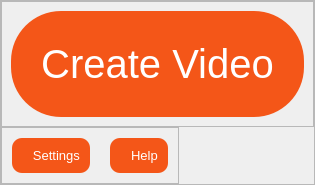
         <widget class="QWidget" name="home">
          <layout class="QHBoxLayout" name="horizontalLayout_5">
           <property name="spacing">
            <number>0</number>
           </property>
           <property name="leftMargin">
            <number>0</number>
           </property>
           <property name="topMargin">
            <number>0</number>
           </property>
           <property name="rightMargin">
            <number>0</number>
           </property>
           <property name="bottomMargin">
            <number>0</number>
           </property>
           <item>
            <widget class="QFrame" name="home_main">
             <property name="font">
              <font>
               <pointsize>8</pointsize>
              </font>
             </property>
             <property name="frameShape">
              <enum>QFrame::StyledPanel</enum>
             </property>
             <property name="frameShadow">
              <enum>QFrame::Raised</enum>
             </property>
             <layout class="QVBoxLayout" name="verticalLayout_2">
              <property name="spacing">
               <number>0</number>
              </property>
              <property name="leftMargin">
               <number>0</number>
              </property>
              <property name="topMargin">
               <number>0</number>
              </property>
              <property name="rightMargin">
               <number>0</number>
              </property>
              <property name="bottomMargin">
               <number>0</number>
              </property>
              <item alignment="Qt::AlignHCenter">
               <widget class="QFrame" name="home_content">
                <property name="sizePolicy">
                 <sizepolicy hsizetype="Preferred" vsizetype="Expanding">
                  <horstretch>0</horstretch>
                  <verstretch>0</verstretch>
                 </sizepolicy>
                </property>
                <property name="styleSheet">
                 <string notr="true">#create_button{
background: #F45618;
border-radius: 50px;
padding: 30px;
color: #fff;
}
#create_button::hover{
background: #bd4314;
}</string>
                </property>
                <property name="frameShape">
                 <enum>QFrame::StyledPanel</enum>
                </property>
                <property name="frameShadow">
                 <enum>QFrame::Raised</enum>
                </property>
                <layout class="QVBoxLayout" name="verticalLayout_3">
                 <item>
                  <widget class="QPushButton" name="create_button">
                   <property name="font">
                    <font>
                     <pointsize>30</pointsize>
                    </font>
                   </property>
                   <property name="layoutDirection">
                    <enum>Qt::LeftToRight</enum>
                   </property>
                   <property name="styleSheet">
                    <string notr="true"/>
                   </property>
                   <property name="text">
                    <string>Create Video</string>
                   </property>
                   <property name="icon">
                    <iconset>
                     <normaloff>svgs/plus.svg</normaloff>svgs/plus.svg</iconset>
                   </property>
                   <property name="iconSize">
                    <size>
                     <width>50</width>
                     <height>50</height>
                    </size>
                   </property>
                   <property name="autoDefault">
                    <bool>false</bool>
                   </property>
                  </widget>
                 </item>
                </layout>
               </widget>
              </item>
              <item alignment="Qt::AlignLeft">
               <widget class="QFrame" name="home_footer">
                <property name="styleSheet">
                 <string notr="true">QPushButton{
background: #F45618;
color: #fff;
padding: 10px;
margin: 10px;
border-radius: 10px;
}
QPushButton::hover{
background: #bd4314;
}</string>
                </property>
                <property name="frameShape">
                 <enum>QFrame::StyledPanel</enum>
                </property>
                <property name="frameShadow">
                 <enum>QFrame::Raised</enum>
                </property>
                <layout class="QHBoxLayout" name="horizontalLayout_6">
                 <property name="spacing">
                  <number>0</number>
                 </property>
                 <property name="leftMargin">
                  <number>0</number>
                 </property>
                 <property name="topMargin">
                  <number>0</number>
                 </property>
                 <property name="rightMargin">
                  <number>0</number>
                 </property>
                 <property name="bottomMargin">
                  <number>0</number>
                 </property>
                 <item>
                  <widget class="QPushButton" name="settings_button">
                   <property name="minimumSize">
                    <size>
                     <width>0</width>
                     <height>0</height>
                    </size>
                   </property>
                   <property name="font">
                    <font>
                     <pointsize>10</pointsize>
                    </font>
                   </property>
                   <property name="text">
                    <string>   Settings</string>
                   </property>
                   <property name="icon">
                    <iconset>
                     <normaloff>svgs/settings.svg</normaloff>svgs/settings.svg</iconset>
                   </property>
                  </widget>
                 </item>
                 <item>
                  <widget class="QPushButton" name="help_button">
                   <property name="font">
                    <font>
                     <pointsize>10</pointsize>
                    </font>
                   </property>
                   <property name="text">
                    <string>   Help</string>
                   </property>
                   <property name="icon">
                    <iconset>
                     <normaloff>svgs/help.svg</normaloff>svgs/help.svg</iconset>
                   </property>
                  </widget>
                 </item>
                </layout>
               </widget>
              </item>
             </layout>
            </widget>
           </item>
          </layout>
         </widget>
